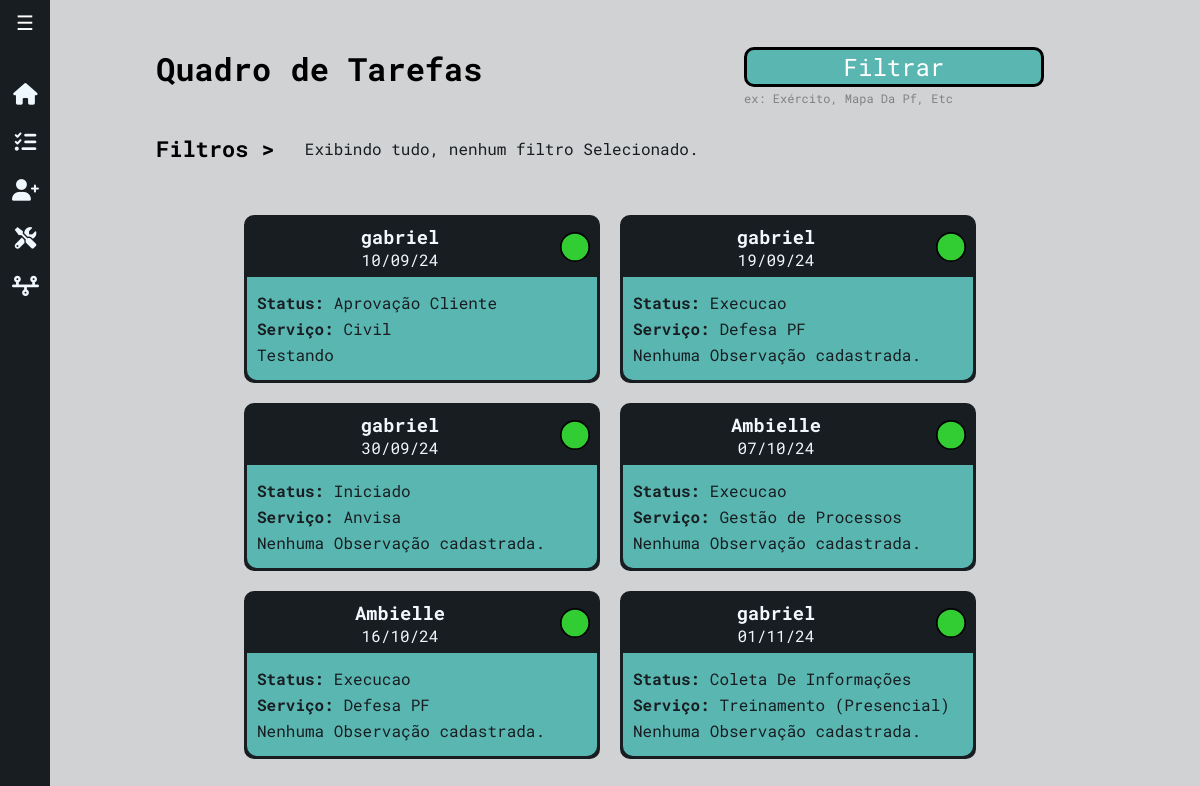
The page /ambielle/tarefas/ on the database its author committed.
### workflow/models.py (models this page shows, shortened)
class Tarefa(models.Model):
    STATUS_CHOICES = [
        ('Iniciado', 'Iniciado'),
        ('Coleta De Informações', 'Coleta de Informações'),
        ('Execucao', 'Execução'),
        ('Aprovação Cliente', 'Aprovação Cliente'),
        ('Concluído', 'Concluído'),
        ('Encerrado', 'Encerrado'),
    ]
    TIPO_SERVICO_CHOICES = [
        ('Anvisa', 'Anvisa'),
        ('Civil', 'Civil'),
        ('Defesa PF', 'Defesa PF'),
        ('Exército', 'Exército'),
        ('Gestão de Processos', 'Gestão de Processos'),
        ('Ibama', 'Ibama'),
        ('ISO 9001', 'ISO 9001'),
        ('IAT', 'IAT'),
        ('Liderança', 'Liderança'),
        ('Mapa Da PF', 'Mapa Da PF'),
        ('Polícia Federal', 'Polícia Federal'),
        ('PRODIR', 'PRODIR'),
        ('RDC Anvisa', 'RDC Anvisa'),
        ('Recursos Humanos', 'Recursos Humanos'),
        ('Regulatório', 'Regulatório'),
        ('SASSMAQ', 'SASSMAQ'),
        ('SINIR', 'SINIR'),
        ('Treinamento (E-book)', 'Treinamento (E-book)'),
        ('Treinamento (On-line)', 'Treinamento (On-line)'),
        ('Treinamento (Presencial)', 'Treinamento (Presencial)'),
    ]
    tipo_servico = models.CharField(max_length=50, choices=TIPO_SERVICO_CHOICES, default='ANVISA')
    cliente = models.ForeignKey(Cliente, on_delete=models.CASCADE)
    status = models.CharField(max_length=50, choices=STATUS_CHOICES, default='iniciado')
    data_inicio = models.DateField(default=timezone.now)
    prazo_final = models.DateField(null=True, blank=True)
    observacoes = models.TextField(blank=True, null=True)

class Cliente(models.Model):
    nome = models.CharField(max_length=255)
    endereco = models.CharField(max_length=255)
    razao_social = models.CharField(max_length=255, blank=True, null=True)
    telefone = models.CharField(max_length=15)
    email = models.EmailField()
    contato_principal = models.CharField(max_length=255)
    contato_secundario = models.CharField(max_length=255, blank=True, null=True)
    proposta_link = models.URLField(blank=True, null=True)
    def __str__(self):
        return f"{self.nome}"

### workflow/views/getPage.py (the view)
# urls.py: path('ambielle/tarefas/', views.getTarefas, name='getTarefas'),
def getTarefas(request):
    title = 'Tarefas'
    status_selecionados = request.GET.getlist('status', [])
    tipo_servico_selecionados = request.GET.getlist('tipo_servico', [])
    data_inicial = parse_date(request.GET.get('data_inicial', ''))
    data_final = parse_date(request.GET.get('data_final', ''))
    tarefas = Tarefa.objects.all()
    query = Q()
    if status_selecionados:
        query &= Q(status__in=status_selecionados)
    if tipo_servico_selecionados:
        query &= Q(tipo_servico__in=tipo_servico_selecionados)
    if data_inicial and data_final:
        query &= Q(prazo_final__range=[data_inicial, data_final])
    elif data_inicial:
        query &= Q(prazo_final__gte=data_inicial)
    elif data_final:
        query &= Q(prazo_final__lte=data_final)
    tarefas = tarefas.filter(query).order_by('prazo_final')
    return render(request, 'workflow/getTarefas.html', {
        'title': title,
        'tarefas': tarefas,
        'status_selecionados': status_selecionados,
        'tipo_servico_selecionados': tipo_servico_selecionados,
        'status_choices': Tarefa.STATUS_CHOICES,
        'tipo_servico_choices': Tarefa.TIPO_SERVICO_CHOICES,
        'data_inicial': data_inicial,
        'data_final': data_final
    })

### workflow/templates/workflow/getTarefas.html (shortened to what this page needs)
{% extends 'global/base.html' %}
{% block content %}
<div class="tela-task">
  <div class="headerTasks">
    <h1>Quadro de Tarefas</h1>
    <div>
      <button id="openFilterModal" class="btn-filter">Filtrar</button>
      <span>ex: Exército, Mapa Da Pf, Etc</span>
    </div>
  </div>
  <div class="filters">
    <h3>Filtros > </h3>
    <div id="filtros-selecionados" class="filtros-selecionados">
      {% if not status_selecionados and not tipo_servico_selecionados and not data_inicial%}
          <p>Exibindo tudo, nenhum filtro Selecionado.</p>
      {% endif %}
    </div>
  </div>
    <div class="tasks-section">
      <div class="taskStatus">
        <div class="tasks-row">
          {% for task in tarefas %}
           <div class="task-card">
            <div class="task-header">
              <div class="task-dateCli">
                <h3>{{ task.cliente }}</h3>
                <div class="date">{{ task.prazo_final|date:'d/m/y' }}</div>
              </div>
              <div class="status">
                <svg xmlns="http://www.w3.org/2000/svg" width="30" height="30" viewBox="0 0 18 18" fill="none">
                  <circle cx="9" cy="9" r="8.5" fill="#32CD32" stroke="black" />
                </svg>
              </div>
            </div>
            <div class="info">
              <p>
                <strong>Status:</strong> {{task.status}}
              </p>
              <p>
                <strong>Serviço:</strong> {{task.tipo_servico}}
              </p>
              {% if task.observacoes %}
                  <p>{{task.observacoes}}</p>
              {% else %}
                  <p>Nenhuma Observação cadastrada.</p>
              {% endif %}
            </div>
          </div>
        {% endfor %}
      </div>
</div>
{% endblock %}

### base_static/global/css/variables.css (style rules this page uses)
:root { @import url('https://fonts.googleapis.com/css2?family=Cabin+Condensed:wght@400;500;600;700&family=Roboto+Mono:ital,wght@0,100..700;1,100..700&display=swap'); --primary-color: #5AB6B1; --secondary-color: #181D21; --background-color: #D1D2D4; --color-alt-list: #88ddd9; --padding: 16px; --primary-font: 'Cabin Condensed', sans-serif; --secondary-font: 'Roboto Mono', sans-serif; }
body { background-color: var(--background-color); }

### base_static/global/css/forms.css (style rules this page uses)
h1 { font-family: var(--primary-font); }

### base_static/global/css/home.css (style rules this page uses)
.status { width: 100%; height: 45px; }

### base_static/global/css/tarefas.css (style rules this page uses)
.tela-task { width: 100%; margin: 0; display: flex; align-items: center; justify-content: center; flex-direction: column; }
.headerTasks { display: flex; align-items: center; justify-content: space-between; width: 75%; }
.headerTasks h1 { justify-content: baseline; margin: 5; font-family: var(--secondary-font); }
.btn-filter { background-color: var(--primary-color); color: white; margin-top: 15px; width: 300px; border: none; cursor: pointer; border: 3px solid #000; border-radius: 10px; font-family: var(--secondary-font); font-size: 24px; }
.headerTasks span { font-family: var(--secondary-font); display: block; font-size: 12px; color: gray; margin-top: 3px; }
.tasks-section { display: flex; align-items: center; justify-content: center; flex-direction: column; gap: 8%; width: 90%; }
.tasks-row { width: 100%; display: flex; align-items: center; justify-content: center; flex-direction: row; padding: 10px; flex-wrap: wrap; }
.task-header { margin: 0; display: flex; justify-content: center; align-items: center; color: aliceblue; background-color: var(--secondary-color); }
.task-dateCli { display: flex; align-items: center; justify-content: center; flex-direction: column; width: 100%; }
.task-header h3, .task-header .date { margin: 0; }
.task-header .status { display: flex; align-items: center; justify-content: end; padding: 7px; width: 30px; }
.task-card { background-color: var(--secondary-color); color: var(--secondary-color); margin: 10px; width: 350px; border-radius: 10px; border: 3px solid var(--secondary-color); font-family: var(--secondary-font); }
.task-card .info { background-color: var(--primary-color); border-radius: 0 0 10px 10px; padding: 10px; }
.task-card .info p { margin: 5px 0; }
.filters { display: flex; width: 75%; margin-bottom: 10px; align-items: center; }
.filters h3 { margin-right: 30px; font-family: var(--secondary-font); font-size: 22px; flex-wrap: nowrap; }
.filtros-selecionados { display: flex; flex-wrap: wrap; gap: 22px; align-items: center; flex-direction: row; }
.filtros-selecionados p { font-family: var(--secondary-font); font-size: 16px; color: var(--secondary-color); }

### rows shown on the page
Tarefa: cliente "gabriel", prazo_final "10/09/24", status "Aprovação Cliente", tipo_servico "Civil", observacoes "Testando"
Tarefa: cliente "gabriel", prazo_final "19/09/24", status "Execucao", tipo_servico "Defesa PF", shows "Nenhuma Observação cadastrada."
Tarefa: cliente "gabriel", prazo_final "30/09/24", status "Iniciado", tipo_servico "Anvisa", shows "Nenhuma Observação cadastrada."
Tarefa: cliente "Ambielle", prazo_final "07/10/24", status "Execucao", tipo_servico "Gestão de Processos", shows "Nenhuma Observação cadastrada."
Tarefa: cliente "Ambielle", prazo_final "16/10/24", status "Execucao", tipo_servico "Defesa PF", shows "Nenhuma Observação cadastrada."
Tarefa: cliente "gabriel", prazo_final "01/11/24", status "Coleta De Informações", tipo_servico "Treinamento (Presencial)", shows "Nenhuma Observação cadastrada."
